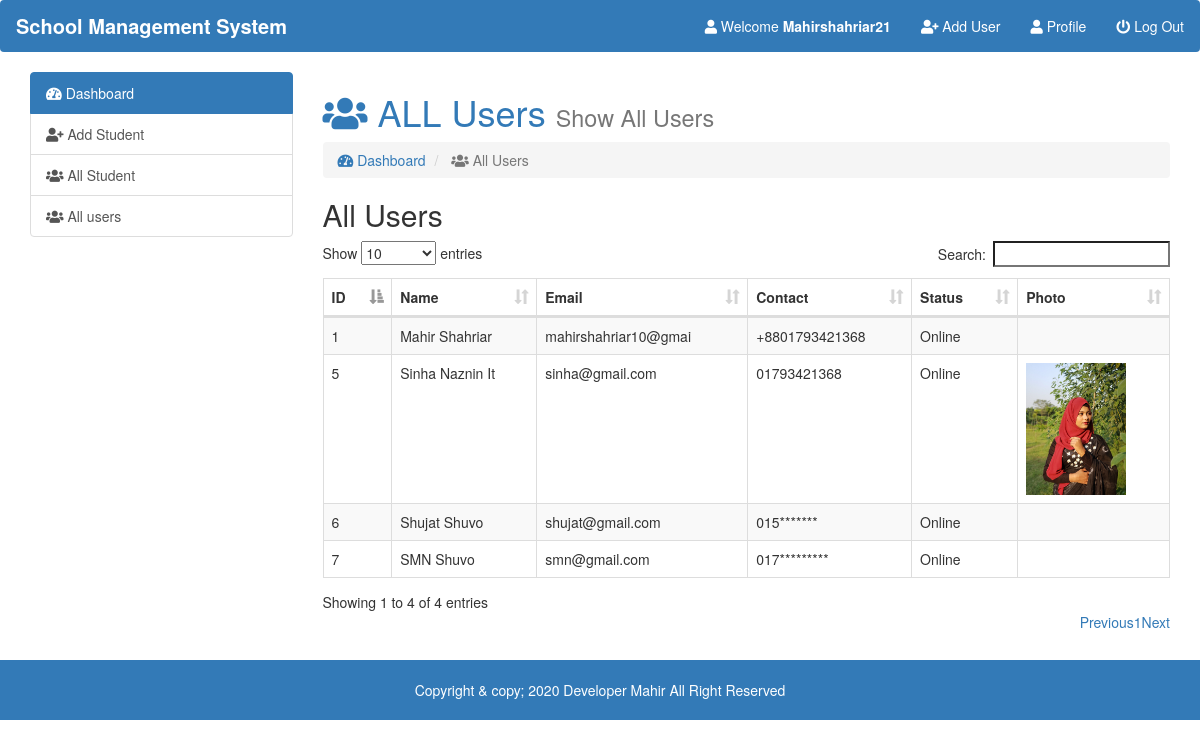
The page /admin/index.php?page=all_users_info (signed in) on the database its author committed.
### tables this page shows
CREATE TABLE `users` (
  `id` int(5) NOT NULL,
  `name` varchar(25) NOT NULL,
  `email` varchar(20) NOT NULL,
  `number` varchar(15) NOT NULL,
  `username` varchar(20) NOT NULL,
  `password` varchar(50) NOT NULL,
  `photo` varchar(20) NOT NULL,
  `status` varchar(10) NOT NULL,
  `datetime` timestamp NOT NULL DEFAULT current_timestamp() ON UPDATE current_timestamp()
);

### admin/all_users_info.php (the view)
<h1 class="text-primary">
	<i class="fas fa-users"></i> ALL Users
	<small>Show All Users</small>
</h1>
<ol class="breadcrumb">
  <li>
    <a href="index.php?page=dashboard"><i class="fas fa-tachometer-alt"></i> Dashboard</a>
  </li>
	<li class="active">
		<i class="fas fa-users"></i> All Users
	</li>
</ol>
<h2>All Users</h2>
<div class="table-responsive">
	<table id="data" class="table table-hover table-bordered table-striped">
		<thead>
			<tr>
				<th>ID</th>
				<th>Name</th>
				<th>Email</th>
				<th>Contact</th>
				<th>Status</th>
				<th>Photo</th>
			</tr>
		</thead>
		<tbody>
		<?php
			$user_info = mysqli_query($dbcon, "SELECT * FROM `users`");
 			while($row = mysqli_fetch_assoc($user_info)){ ?>
			<tr>
				<td><?php echo $row['id'];?></td>
				<td><?php echo ucwords($row['name']);?></td>
				<td><?php echo $row['email'];?></td>
				<td><?php echo $row['number'];?></td>
				<td><?php echo ucwords($row['status']);?></td>
				<td><img src="images/<?php echo $row['photo'];?>" style="width:100px" alt=""/></td>
			</tr>
		<?php } ?>
		</tbody>
	</table>
</div>

### rows shown on the page
users: id "1", name "Mahir Shahriar", email "mahirshahriar10@gmai", number "+8801793421368", status "Online"
users: id "5", name "Sinha Naznin It", email "sinha@gmail.com", number "01793421368", status "Online", photo (picture)
users: id "6", name "Shujat Shuvo", email "shujat@gmail.com", number "015*******", status "Online"
users: id "7", name "SMN Shuvo", email "smn@gmail.com", number "017*********", status "Online"

### other values the page prints
$admin_username "Mahirshahriar21"
